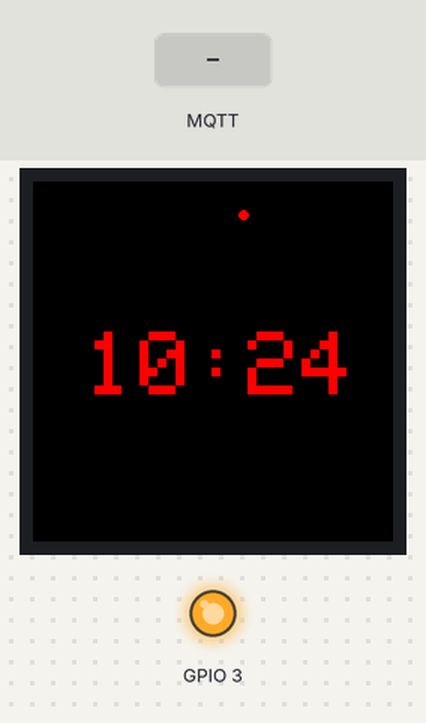
Bench run of a sketch on a simulated ESP32. Parts: 240×240 colour display, output pins drawn as LEDs (lit = HIGH). The inputs (shaded band) are chosen by the test bench. WiFi joins after 1.5 s; servers stay silent unless stated; the local clock reads 2024-03-15 10:24:30 at power-on unless the sketch sets it; no MQTT or app messages arrive unless stated; what the sketch prints to the serial monitor is not drawn.

Above: at 2.4 s.
At 3.6 s:
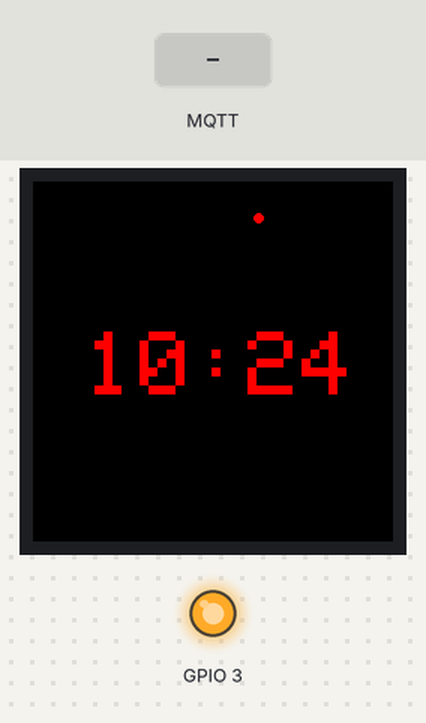
3.7 s: MQTT message "1" arrives on the first subscribed topic
At 4.4 s:
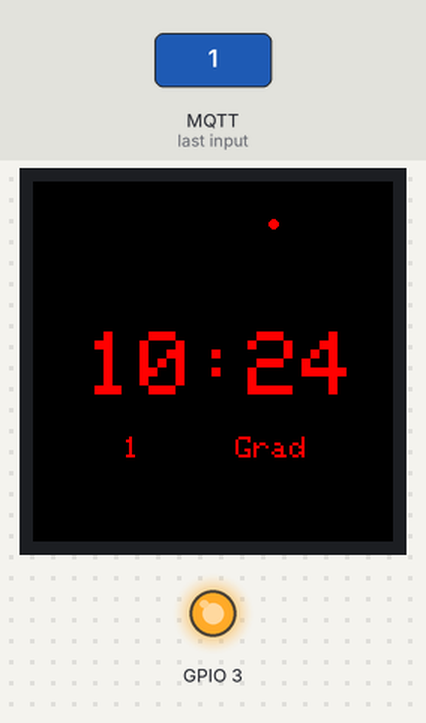
6.7 s: MQTT message "on" arrives on the first subscribed topic
At 7.8 s:
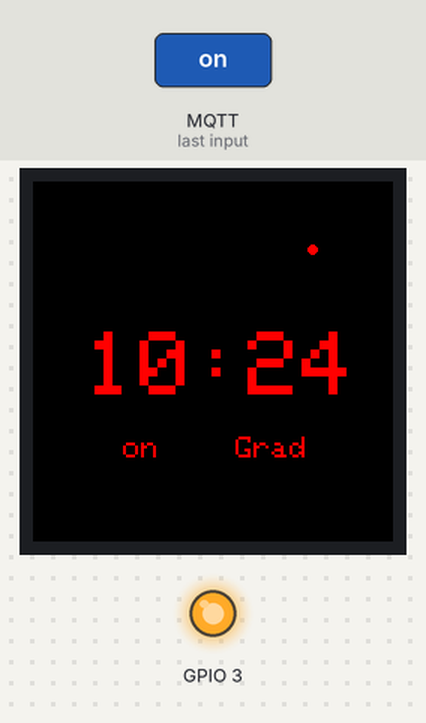
9.7 s: MQTT message "off" arrives on the first subscribed topic
At 10.8 s:
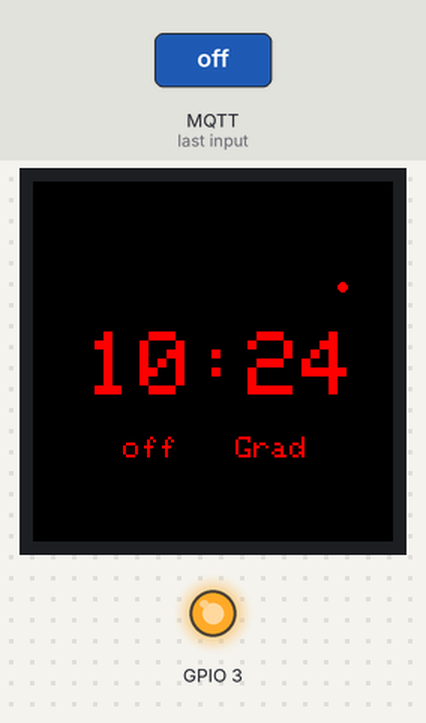
Timing chart, 0 to 12.7 s (numbered marks = the images above; inputs shaded):
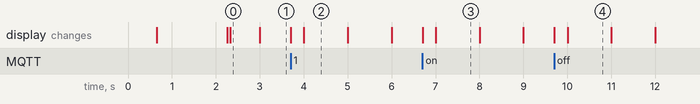

The sketch:

Uhr.ino
```cpp
#include <WiFi.h>
#include <PubSubClient.h>
#include <time.h>
#include <LovyanGFX.hpp>
#include "Arduino.h"
#include "CST816D.h"

#define LGFX_USE_V1
#define wifi_ssid "SSID"                                  //wifi ssid
#define wifi_password "PASSWORD"                          //wifi password
#define mqtt_server "IP ADRESS"                           // server name or IP
#define mqtt_user "MQTT USERNAME"                         // username
#define mqtt_password "MQTT PASSWORD"                     // password
#define topic_1 "TOPIC Temperature"   // Wetterstation Lufttemperatur
#define MY_NTP_SERVER "at.pool.ntp.org"
#define MY_TZ "CET-1CEST,M3.5.0,M10.5.0/3"                // https://github.com/nayarsystems/posix_tz_db/blob/master/zones.csv
#define sans20 NotoSansMonoSCB20
#define I2C_SDA 4
#define I2C_SCL 5
#define TP_INT 0
#define TP_RST 1
#define off_pin 35
#define buf_size 120
#define sans20 NotoSansMonoSCB20

int currentSecond;
uint8_t       program_state = 3;
unsigned long lastStatus = 0;
time_t now;                                             // this are the seconds since Epoch (1970) - UTC
tm tm;                                                  // the structure tm holds time information in a more convenient way *
static const uint32_t screenWidth = 240;
static const uint32_t screenHeight = 240;
// Angenommen, Ihr Display hat eine Auflösung von 240x240 Pixel und der Mittelpunkt ist bei (120,120)
const int centerX = 120;
const int centerY = 120;
const int radius = 100; // Radius des Kreises, auf dem der Punkt wandert

WiFiClient espClient_TID;
PubSubClient client(espClient_TID);


class LGFX : public lgfx::LGFX_Device
{

  lgfx::Panel_GC9A01 _panel_instance;

  lgfx::Bus_SPI _bus_instance;

public:
  LGFX(void)
  {
    {
      auto cfg = _bus_instance.config();

      cfg.spi_host = SPI2_HOST;
      cfg.spi_mode = 0;
      cfg.freq_write = 80000000;
      cfg.freq_read = 20000000;
      cfg.spi_3wire = true;
      cfg.use_lock = true;
      cfg.dma_channel = SPI_DMA_CH_AUTO;
      cfg.pin_sclk = 6;
      cfg.pin_mosi = 7;
      cfg.pin_miso = -1;
      cfg.pin_dc = 2;

      _bus_instance.config(cfg);
      _panel_instance.setBus(&_bus_instance);
    }

    {
      auto cfg = _panel_instance.config();

      cfg.pin_cs = 10;
      cfg.pin_rst = -1;
      cfg.pin_busy = -1;

      cfg.memory_width = 240;
      cfg.memory_height = 240;
      cfg.panel_width = 240;
      cfg.panel_height = 240;
      cfg.offset_x = 0;
      cfg.offset_y = 0;
      cfg.offset_rotation = 0;
      cfg.dummy_read_pixel = 8;
      cfg.dummy_read_bits = 1;
      cfg.readable = false;
      cfg.invert = true;
      cfg.rgb_order = false;
      cfg.dlen_16bit = false;
      cfg.bus_shared = false;

      _panel_instance.config(cfg);
    }

    setPanel(&_panel_instance);
  }
};

LGFX tft;
CST816D touch(I2C_SDA, I2C_SCL, TP_RST, TP_INT);


void setup() {
  Serial.begin(115200);
  tft.begin();
  tft.initDMA();
  tft.startWrite();
  pinMode(3, OUTPUT);
  digitalWrite(3, HIGH);
  pinMode(0, INPUT);
  delay(500);
  //tft.unloadFont();
  //tft.loadFont(sans20);
  tft.fillScreen(TFT_BLUE);
  tft.setColorDepth(16);
  tft.setBrightness(10);
  Serial.println("\nNTP TZ DST - bare minimum");
  configTime(0, 0, MY_NTP_SERVER);    // 0, 0 because we will use TZ in the next line
  setenv("TZ", MY_TZ, 1);             // Set environment variable with your time zone
  tzset();
  setup_wifi();
  client.setServer(mqtt_server, 1883);    		// Configure MQTT connection, change port if needed.
  if (!client.connected()) {
    reconnect();
  }
  client.setCallback(callback);
  client.subscribe(topic_1);       //muss im reconnect auch geändert werden
  Serial.println("Setup Complete");
  tft.clear();
  showTime();
}


void loop() {
  if (!client.connected()) {
    reconnect();
  }
  unsigned long currentTime = millis();


  int currentSecond = (currentTime / 1000) % 60; // Berechnet die Sekunden seit dem Start
  updateSecondHand(currentSecond);

  if (millis() - lastStatus > 60000) {
      showTime();
      lastStatus = millis();
  }


  client.loop();
}


void callback(char* topic, byte* payload, unsigned int length) {
   String msg_1;

  //Callback für Wetterstation Lufttemperatur
  if (strcmp(topic,topic_1)==0) {
  Serial.print("Aktuelle Außentemperatur: ");
  for (int i = 0; i < length; i++)
  {
    Serial.print((char)payload[i]);
    char tmp = char(payload[i]);
    msg_1 += tmp;
  }
    tft.setTextSize(2);
    tft.setTextColor(TFT_RED, TFT_BLACK);
    tft.setCursor(60, 170);
    tft.println(msg_1);
    tft.setCursor(135, 170);
    tft.println("Grad");
    Serial.println();
  }


}


//Setup connection to wifi
void setup_wifi() {
  Serial.println();
  Serial.print("Connecting to ");
  Serial.println(wifi_ssid);

  WiFi.begin(wifi_ssid, wifi_password);

  while (WiFi.status() != WL_CONNECTED) {
    delay(500);
    Serial.print("...-...");
  }

 Serial.println("");
 Serial.println("WiFi is UP ");
 Serial.print("=> ESP32 IP Addresse: ");
 Serial.print(WiFi.localIP());
 Serial.println("");
}


//Reconnect to wifi if connection is lost
void reconnect() {
  while (!client.connected()) {
    Serial.print("Verbinde zu MQTT broker ...");
    if (client.connect("ESP32 PID", mqtt_user, mqtt_password)) {
      Serial.println("OK");
      client.subscribe(topic_1);
      client.publish("Uhr/Status", "Uhr is ONLINE");

    } else {
      Serial.print("[Error] Not connected: ");
      Serial.print(client.state());
      Serial.println("Wait 5 seconds before retry.");
      delay(5000);
    }
  }
}

void showTime() {
  time(&now); // read the current time
  localtime_r(&now, &tm);                     // update the structure tm with the current time
  tft.setTextSize(6);
  tft.setTextColor(TFT_RED, TFT_BLACK);
  tft.setCursor(35, 100);
  tft.println(&tm, "%H:%M");
}


void updateSecondHand(int second) {
  static int lastSecond = -1; // Speichert die Sekunde der letzten Aktualisierung

  // Berechnet den Winkel in Radiant für die aktuelle Sekunde
  float angle = second * (2 * PI / 60) - (PI / 2); // -PI/2, da 0 Sekunden oben sein sollen

  // Berechnet die Position des Punktes basierend auf dem Winkel
  int pointX = centerX + radius * cos(angle);
  int pointY = centerY + radius * sin(angle);

  // Löscht den vorherigen Punkt, falls nötig
  if (lastSecond != -1 && lastSecond != second) { // Verhindert das Löschen, wenn es nicht nötig ist
    float lastAngle = lastSecond * (2 * PI / 60) - (PI / 2);
    int lastPointX = centerX + radius * cos(lastAngle);
    int lastPointY = centerY + radius * sin(lastAngle);
    tft.fillCircle(lastPointX, lastPointY, 3, TFT_BLACK); // Ändern Sie die Farbe entsprechend Ihrem Hintergrund
  }

  // Zeichnet den neuen Punkt
  tft.fillCircle(pointX, pointY, 3, TFT_RED); // Größe 3, Farbe Rot

  lastSecond = second; // Aktualisiert die zuletzt gezeichnete Sekunde
}
```

CST816D.cpp
```cpp
#include "CST816D.h"

CST816D::CST816D(int8_t sda_pin, int8_t scl_pin, int8_t rst_pin, int8_t int_pin)
{
    _sda = sda_pin;
    _scl = scl_pin;
    _rst = rst_pin;
    _int = int_pin;
}

void CST816D::begin(void)
{
    // Initialize I2C
    if (_sda != -1 && _scl != -1)
    {
        Wire.begin(_sda, _scl);
    }
    else
    {
        Wire.begin();
    }

    // Int Pin Configuration
    if (_int != -1)
    {
        pinMode(_int, OUTPUT);
        digitalWrite(_int, HIGH); //高电平
        delay(1);
        digitalWrite(_int, LOW); //低电平
        delay(1);
    }

    // Reset Pin Configuration
    if (_rst != -1)
    {
        pinMode(_rst, OUTPUT);
        digitalWrite(_rst, LOW);
        delay(10);
        digitalWrite(_rst, HIGH);
        delay(300);
    }

    // Initialize Touch
    i2c_write(0xFE, 0XFF); //禁止自动进入低功耗模式。
}

bool CST816D::getTouch(uint16_t *x, uint16_t *y, uint8_t *gesture)
{
    bool FingerIndex = false;
    FingerIndex = (bool)i2c_read(0x02);

    *gesture = i2c_read(0x01);
    if (!(*gesture == SlideUp || *gesture == SlideDown))
    {
        *gesture = None;
    }

    uint8_t data[4];
    i2c_read_continuous(0x03,data,4);
    *x = ((data[0] & 0x0f) << 8) | data[1];
    *y = ((data[2] & 0x0f) << 8) | data[3];

   // *x=240-*x;

    return FingerIndex;
}

uint8_t CST816D::i2c_read(uint8_t addr)
{
    uint8_t rdData;
    uint8_t rdDataCount;
    do
    {
        Wire.beginTransmission(I2C_ADDR_CST816D);
        Wire.write(addr);
        Wire.endTransmission(false); // Restart
        rdDataCount = Wire.requestFrom(I2C_ADDR_CST816D, 1);
    } while (rdDataCount == 0);
    while (Wire.available())
    {
        rdData = Wire.read();
    }
    return rdData;
}

uint8_t CST816D::i2c_read_continuous(uint8_t addr, uint8_t *data, uint32_t length)
{
  Wire.beginTransmission(I2C_ADDR_CST816D);
  Wire.write(addr);
  if ( Wire.endTransmission(true))return -1;
  Wire.requestFrom(I2C_ADDR_CST816D, length);
  for (int i = 0; i < length; i++) {
    *data++ = Wire.read();
  }
  return 0;
}

void CST816D::i2c_write(uint8_t addr, uint8_t data)
{
    Wire.beginTransmission(I2C_ADDR_CST816D);
    Wire.write(addr);
    Wire.write(data);
    Wire.endTransmission();
}

uint8_t CST816D::i2c_write_continuous(uint8_t addr, const uint8_t *data, uint32_t length)
{
  Wire.beginTransmission(I2C_ADDR_CST816D);
  Wire.write(addr);
  for (int i = 0; i < length; i++) {
    Wire.write(*data++);
  }
  if ( Wire.endTransmission(true))return -1;
  return 0;
}
```

CST816D.h
```cpp
#ifndef _CST816D_H
#define _CST816D_H

#include <Wire.h>

#define I2C_ADDR_CST816D 0x15

//手势
enum GESTURE
{
    None = 0x00,       //无手势
    SlideDown = 0x01,  //向下滑动
    SlideUp = 0x02,    //向上滑动
    SlideLeft = 0x03,  //向左滑动
    SlideRight = 0x04, //向右滑动
    SingleTap = 0x05,  //单击
    DoubleTap = 0x0B,  //双击
    LongPress = 0x0C   //长按
};

/**************************************************************************/
/*!
    @brief  CST816D I2C CTP controller driver
*/
/**************************************************************************/
class CST816D
{
public:
    CST816D(int8_t sda_pin = -1, int8_t scl_pin = -1, int8_t rst_pin = -1, int8_t int_pin = -1);

    void begin(void);
    bool getTouch(uint16_t *x, uint16_t *y, uint8_t *gesture);

private:
    int8_t _sda, _scl, _rst, _int;

    uint8_t i2c_read(uint8_t addr);
    uint8_t i2c_read_continuous(uint8_t addr, uint8_t *data, uint32_t length);
    void i2c_write(uint8_t addr, uint8_t data);
    uint8_t i2c_write_continuous(uint8_t addr, const uint8_t *data, uint32_t length);
};
#endif
```

Measured:
- after the input at 3.7 s, the display: first changes at once (image 2 shows a later state)
- after the input at 6.7 s, the display: first changes at once (image 3 shows a later state)
- after the input at 9.7 s, the display: first changes at once (image 4 shows a later state)
- what the display in image 0 shows lasts 0.7 s, from 2.3 s to 3.0 s
- what the display in image 2 shows lasts 1.0 s, from 4.0 s to 5.0 s
